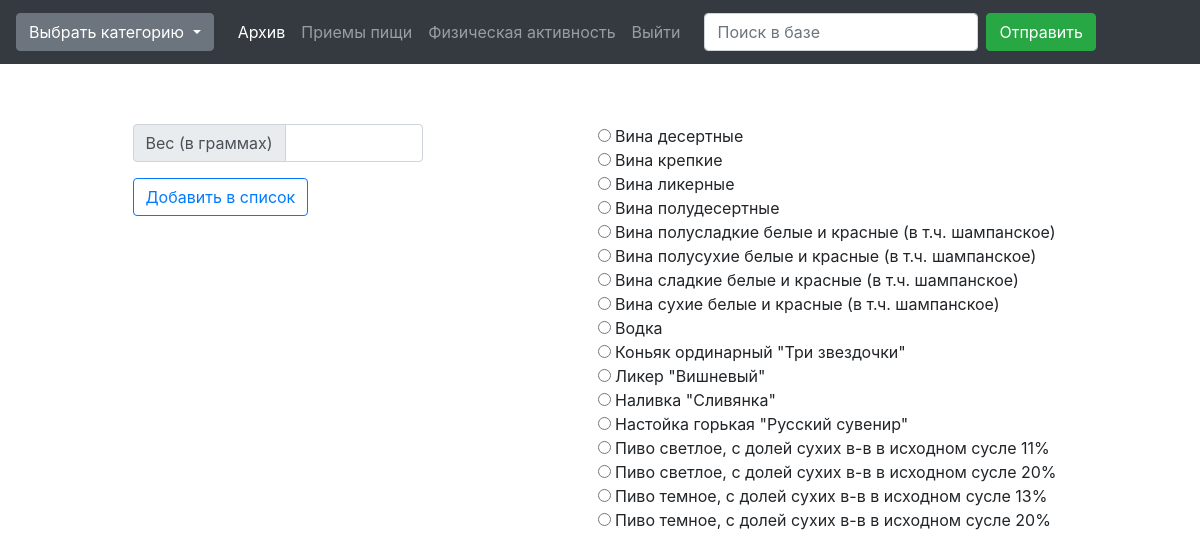
The page /searchlink/Алкогольные напитки (signed in) on the database its author committed.
### tables this page shows
CREATE TABLE constant_food (_id integer primary key autoincrement, name string, category string, water float, prot float, fat float, nzhk float, hol float, mds float, kr float, carbo float, pv float, ok float, zola float, na float, k float, ca float, mg float, p float, fe float, a float, kar float, re float, te float, b1 float, b2 float, rr float, ne float, c float, ec float, additional int, rating int);

### manage.py (the view)
@app.route('/searchlink/<string:search_string>')
@login_required
def searchlink(search_string):
    path = os.path.dirname(os.path.abspath(__file__))
    db = os.path.join(path, 'diacompanion.db')
    con = sqlite3.connect(db)
    cur = con.cursor()
    cur.execute("""SELECT DISTINCT (name) name,_id FROM
                constant_food WHERE category LIKE ?
                GROUP BY name""", ('%{}%'.format(search_string),))
    result = cur.fetchall()
    con.close()
    return render_template('searching_add.html', result=result)

### manage.py (called while the page is built)
@login_manager.user_loader
def load_user(user_id):
    return User.query.get(int(user_id))

### templates/searching_add.html (shortened to what this page needs)
<!DOCTYPE html>
<html>
<head>
    <link rel="stylesheet" href="https://stackpath.bootstrapcdn.com/bootstrap/4.4.1/css/bootstrap.min.css">
    <link rel="stylesheet" href="//cdn.datatables.net/1.10.21/css/jquery.dataTables.min.css">
</head>
<body>
    <header style="height: 60px;">
        <nav class="navbar fixed-top navbar-expand-lg navbar-dark bg-dark">
            <div class="navbar-brand">
                <div class="dropdown">
                    <button class="btn btn-secondary dropdown-toggle" type="button" id="dropdownMenuButton"
                        data-toggle="dropdown" aria-haspopup="true" aria-expanded="false">
                        Выбрать категорию
                    </button>
                </div>
            </div>
            <div class="collapse navbar-collapse" id="navbarNav">
                <ul class="navbar-nav mr-3">
                    <li class="nav-item active">
                        <a class="nav-link" href="{{ url_for('arch') }}">Архив<span class="sr-only">(current)</span></a>
                    </li>
                    <li class="nav-item">
                        <a class="nav-link" href="{{ url_for('lk') }}">Приемы пищи</a>
                    </li>
                    <li class="nav-item">
                        <a class="nav-link" href="{{ url_for('activity') }}">Физическая активность</a>
                    </li>
                    <li class="nav-item">
                        <a class="nav-link" href="{{ url_for('logout') }}">Выйти</a>
                    </li>
                </ul>
                <form class="form-inline my-2 my-lg-0" action="/search" method="POST">
                    <input class="form-control mr-sm-2" type="search" placeholder="Поиск в базе" aria-label="Search"
                        name="input_query" required>
                    <button class="btn btn-success my-2 my-sm-0" type="submit">Отправить</button>
                </form>
            </div>
        </nav>
    </header>
    <form method='POST' action='/favourites'>
        <div class="container mt-5 mb-5" id='pole' style='display: flex; flex-direction: row;'>
            <div class="container" style="max-width: 320px;">
                <div class="input-group mt-3">
                    <div class="input-group-prepend">
                        <label class="input-group-text">Вес (в граммах)</label>
                    </div>
                    <input class="form-control" type="number" name="libra" value="" id="libra">
                </div>
                <button type="submit" class="btn btn-outline-primary mt-3" id='btn_add' name='btn_add'>Добавить в
                список</button>
            </div>
            <div class='container mt-3' id='bluda'
                style="border-radius: 0.5rem; max-width: 500px;">
                {% for row in result %}
                <div class="form-check pl-0">
                    <input type="radio" class="check" name="row" id="{{row[1]}}" value="{{row[0]}}">
                    {{ row[0] }}<br>
                </div>
                {% endfor %}
            </div>
        </div>
    </form>
</body>
</html>

### rows shown on the page
constant_food: name "Вина десертные"
constant_food: name "Вина крепкие"
constant_food: name "Вина ликерные"
constant_food: name "Вина полудесертные"
constant_food: name "Вина полусладкие белые и красные (в т.ч. шампанское)"
constant_food: name "Вина полусухие белые и красные (в т.ч. шампанское)"
constant_food: name "Вина сладкие белые и красные (в т.ч. шампанское)"
constant_food: name "Вина сухие белые и красные (в т.ч. шампанское)"
constant_food: name "Водка"
constant_food: name "Коньяк ординарный \"Три звездочки\""
constant_food: name "Ликер \"Вишневый\""
constant_food: name "Наливка \"Сливянка\""
constant_food: name "Настойка горькая \"Русский сувенир\""
constant_food: name "Пиво светлое, с долей сухих в-в в исходном сусле 11%"
constant_food: name "Пиво светлое, с долей сухих в-в в исходном сусле 20%"
constant_food: name "Пиво темное, с долей сухих в-в в исходном сусле 13%"
constant_food: name "Пиво темное, с долей сухих в-в в исходном сусле 20%"
